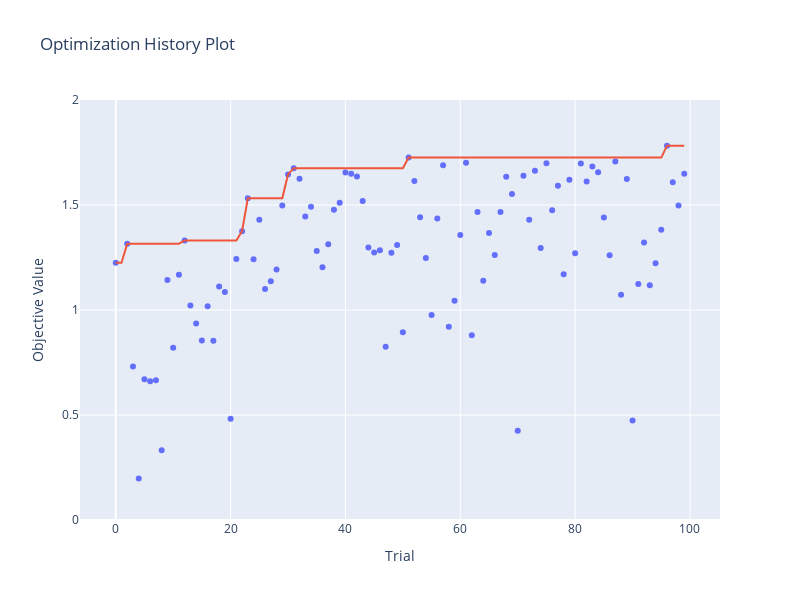

The notebook cell saved with this chart:
### Markdown cell above
### 可視化

### Code cell
# 結果のプロット (オプション)
fig = optuna.visualization.plot_optimization_history(study)

fig.update_layout(width=800, height=600, 
                  showlegend=False)  # 凡例を非表示に設定

fig.update_yaxes(range=[0, 2])  # y軸の範囲を0～2に設定

fig.show()
